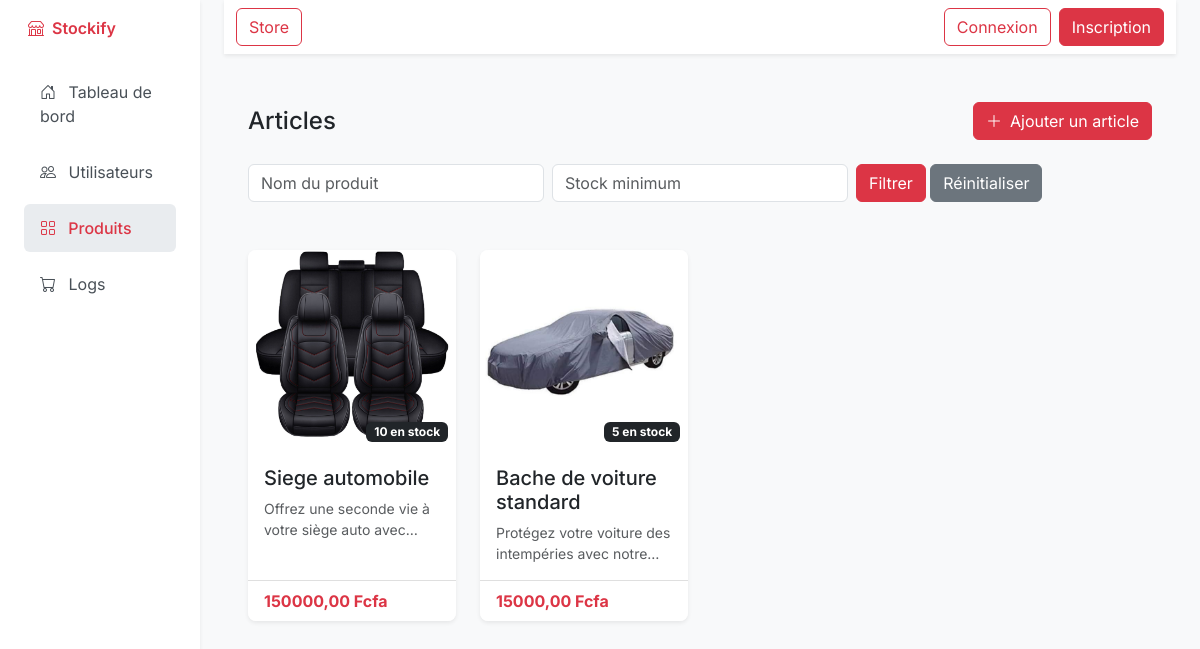
Screenshot of /products/ with the database file from the repository.
### inventory/models.py (models this page shows, shortened)
class Product(models.Model):
    name = models.CharField(max_length=255)
    description = models.TextField(blank=True)
    slug = models.SlugField(max_length=125)
    price = models.DecimalField(max_digits=10, decimal_places=2, default=0.0)
    stock = models.PositiveIntegerField(blank=True, null=True)
    thumbnail = models.ImageField(upload_to="products", blank=True, null=True)
    created_at = models.DateTimeField(auto_now_add=True)
    updated_at = models.DateTimeField(auto_now=True)

### inventory/views.py (the view)
# urls.py: path('', ProductListView.as_view(), name='products'),
class ProductListView(ListView):
    model = Product
    template_name = "product_content.html"
    def get_queryset(self):
        queryset = super().get_queryset()
        name = self.request.GET.get("name", "").strip()
        stock = self.request.GET.get("stock", "").strip()
        if name:
            queryset = queryset.filter(name__icontains=name)
        if stock:
            try:
                stock = int(stock)
                queryset = queryset.filter(stock__gte=stock)
            except ValueError:
                pass  # Ignore les valeurs non numériques
        return queryset

### templates/product_content.html (shortened to what this page needs)
{% extends "layout.html" %}
{% block content %}
<div class="d-flex justify-content-between align-items-center mb-4">
    <h2 class="h4 mb-0">Articles</h2>
    <button type="button" class="btn btn-danger d-flex align-items-center" data-bs-toggle="modal" data-bs-target="#addProductModal">
        <i class="bi bi-plus-lg me-2"></i> Ajouter un article
    </button>
</div>
<form method="get" class="row g-2 mb-5">
    <div class="col-md-4">
        <input type="text" name="name" class="form-control" placeholder="Nom du produit"
               value="{{ request.GET.name }}">
    </div>
    <div class="col-md-4">
        <input type="number" name="stock" class="form-control" placeholder="Stock minimum"
               value="{{ request.GET.stock }}">
    </div>
    <div class="col-md-4">
        <button type="submit" class="btn btn-danger">Filtrer</button>
        <a href="{% url 'products' %}" class="btn btn-secondary">Réinitialiser</a>
    </div>
</form>
<div class="row g-4">
    {% for product in product_list %}
<div class="col-12 col-md-6 col-lg-4 col-xl-3">
  <div class="card product-card h-100 position-relative">
    <div class="product-img-container position-relative">
      <img src="{{ product.thumbnail.url }}" alt="{{ product.name }}" class="card-img-top">
      <span class="badge bg-dark position-absolute bottom-0 end-0 m-2">{{ product.stock }} en stock</span>
    </div>
    <div class="card-body">
      <h5 class="card-title">{{ product.name }}</h5>
      <p class="card-text text-muted small">{{ product.description }}</p>
    </div>
    <div class="card-footer bg-white">
      <span class="text-danger fw-bold">{{ product.price }} Fcfa</span>
    </div>
  </div>
</div>
{% endfor %}
</div>
{% endblock %}

### templates/layout.html (style rules this page uses)
body { font-family: 'Inter', sans-serif; background-color: #f8f9fa; }
.card { border-radius: 0.5rem; border: none; box-shadow: 0 0.125rem 0.25rem rgba(0, 0, 0, 0.075); }
.product-card { transition: all 0.3s ease; overflow: hidden; }
.product-img-container { height: 200px; overflow: hidden; }
.product-img-container img { height: 100%; object-fit: cover; width: 100%; }
.card-footer { border-top: 1px solid rgba(0, 0, 0, 0.125); }
.card-text { overflow: hidden; text-overflow: ellipsis; display: -webkit-box; -webkit-line-clamp: 2; -webkit-box-orient: vertical; }

### templates/product_content.html (style rules this page uses)
.product-card { transition: all 0.3s ease; overflow: hidden; }
.product-img-container { height: 200px; overflow: hidden; }
.product-img-container img { height: 100%; object-fit: cover; width: 100%; }
.card-footer { border-top: 1px solid rgba(0, 0, 0, 0.125); }
.card-text { overflow: hidden; text-overflow: ellipsis; display: -webkit-box; -webkit-line-clamp: 2; -webkit-box-orient: vertical; }

### rows the page displays
Product: thumbnail (picture), stock "10", name "Siege automobile", description "Offrez une seconde vie à votre siège auto…", price "150000,00"
Product: thumbnail (picture), stock "5", name "Bache de voiture standard", description "Protégez votre voiture des intempéries avec…", price "15000,00"
